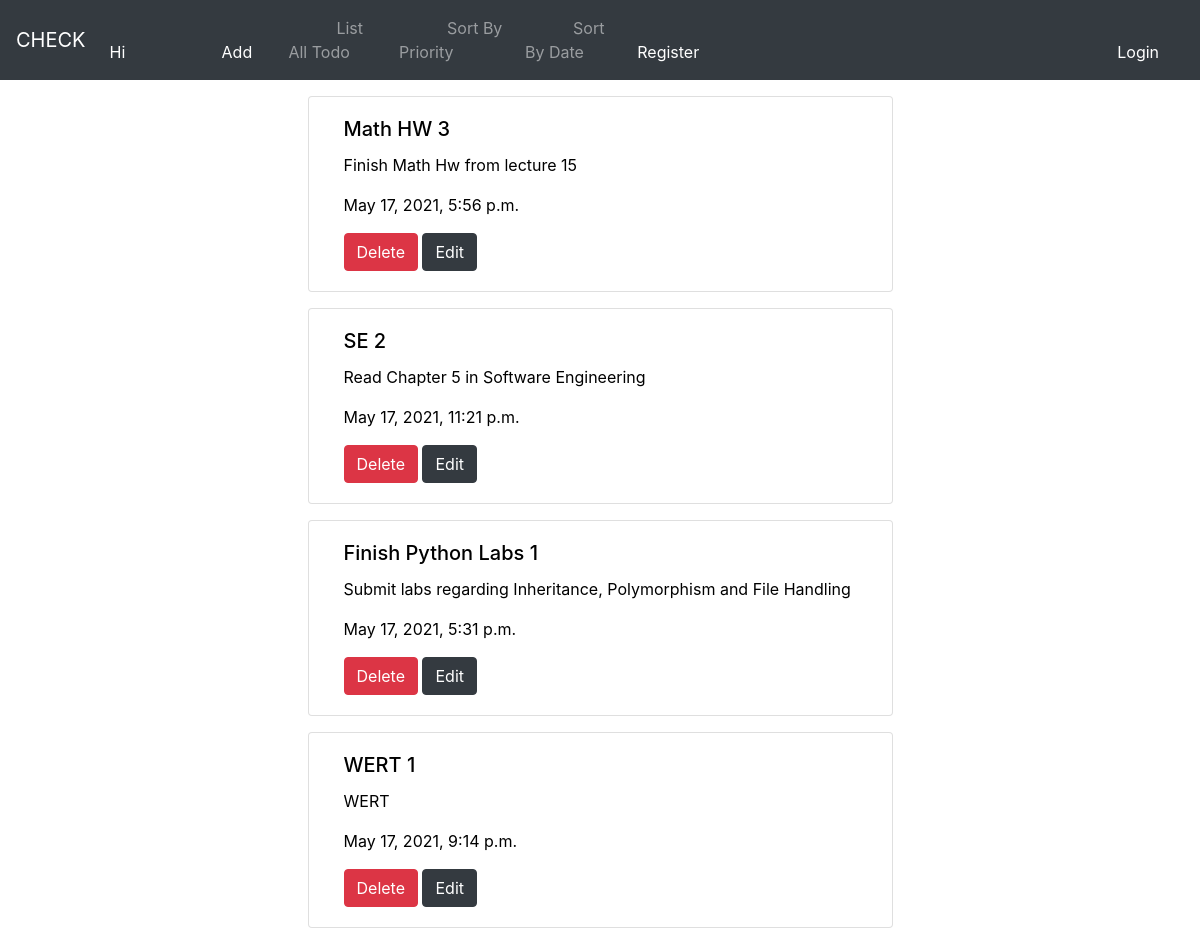
Screenshot of /sortdata with the database file from the repository.
### todoapp/models.py (models this page shows)
class Todo(models.Model):
    title = models.CharField(max_length=255)
    description = models.TextField()
    priority = models.IntegerField()
    created_at = models.DateTimeField(auto_now_add=True,null=True)
    duedate = models.DateField()
    duetime = models.TimeField()

### todoapp/views.py (the view)
# urls.py: path('sortdata',views.sortdata,name='sortdata'),
def sortdata(request):
    mydictionary = {
        "alltodos": Todo.objects.all().order_by('-priority')
    }
    return render(request, 'list.html', context=mydictionary)

### templates/list.html (shortened to what this page needs)
{% extends 'index.html' %}
{% block content %}
{% for eachtodo in alltodos %}
 <div class="row">
    <div class="col-md-6" style="margin:0 auto;">
        <div class="card container-fluid" style="margin-top: 1rem;">
            <div class="card-body">
              <h5 class="card-title">{{eachtodo.title}} {{eachtodo.priority}}</h5>
              <p class="card-text">{{eachtodo.description}}</p>
              <p class="card-text">{{eachtodo.created_at}}</p>
              <a href="/delete/{{eachtodo.id}}" class="btn btn-danger">Delete</a>
              <a href="/edit/{{eachtodo.id}}" class="btn btn-dark">Edit</a>
            </div>
          </div>
    </div>
</div>
{% endfor %}
{% endblock %}

### templates/index.html (style rules this page uses)
body { background-image: url("https://cutewallpaper.org/21/flat-wallpaper-hd/Flat-Wallpaper-HD.png"); background-repeat: no-repeat; background-attachment: fixed; }
div { color: #fff; }

### templates/list.html (style rules this page uses)
div { color: #000; }

### rows the page displays
Todo: title "Math HW", priority "3", description "Finish Math Hw from lecture 15", created_at "May 17, 2021, 5:56 p.m."
Todo: title "SE", priority "2", description "Read Chapter 5 in Software Engineering", created_at "May 17, 2021, 11:21 p.m."
Todo: title "Finish Python Labs", priority "1", description "Submit labs regarding Inheritance, Polymorphism and File Handling", created_at "May 17, 2021, 5:31 p.m."
Todo: title "WERT", priority "1", description "WERT", created_at "May 17, 2021, 9:14 p.m."
